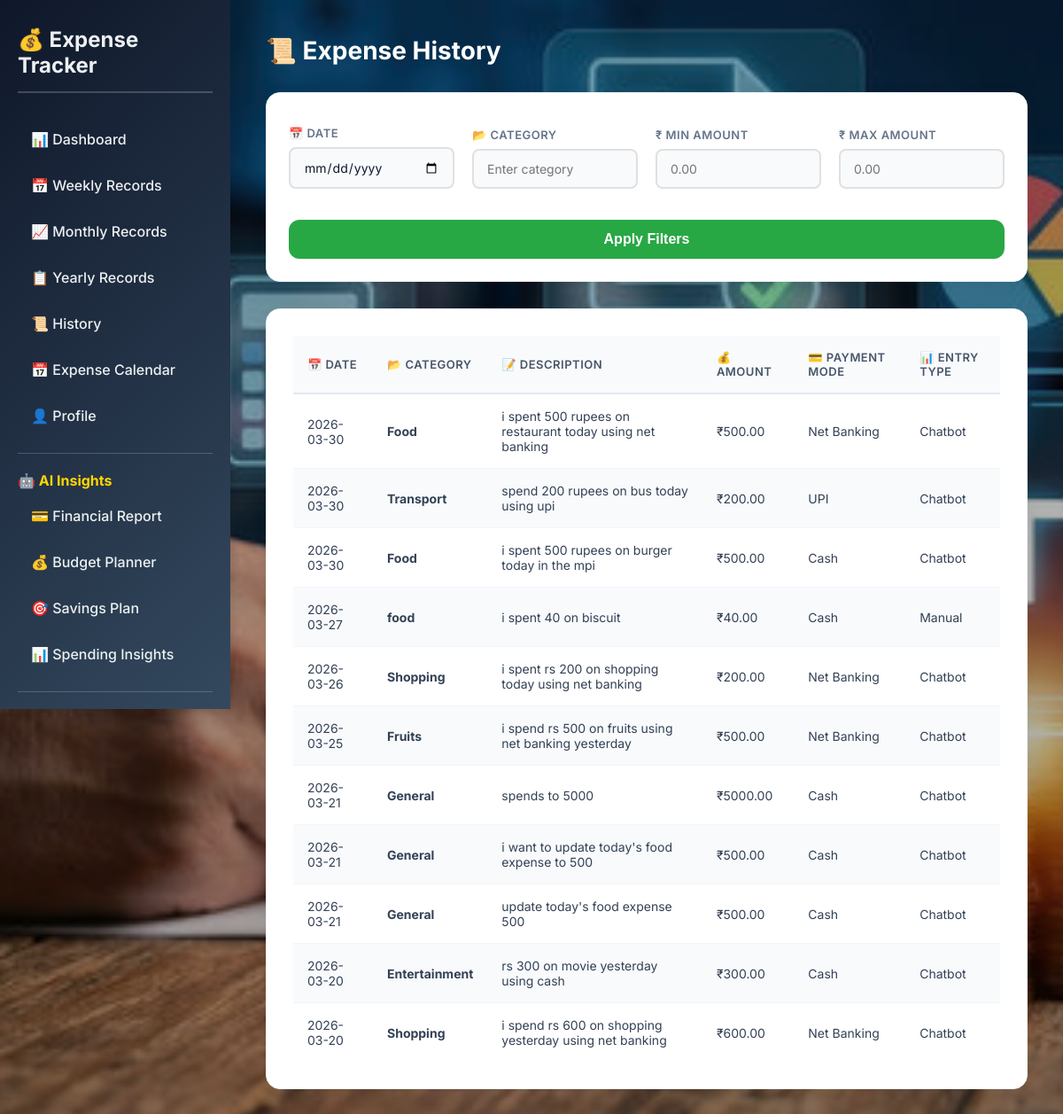
/history (signed in), run on an earlier commit of the app's database.
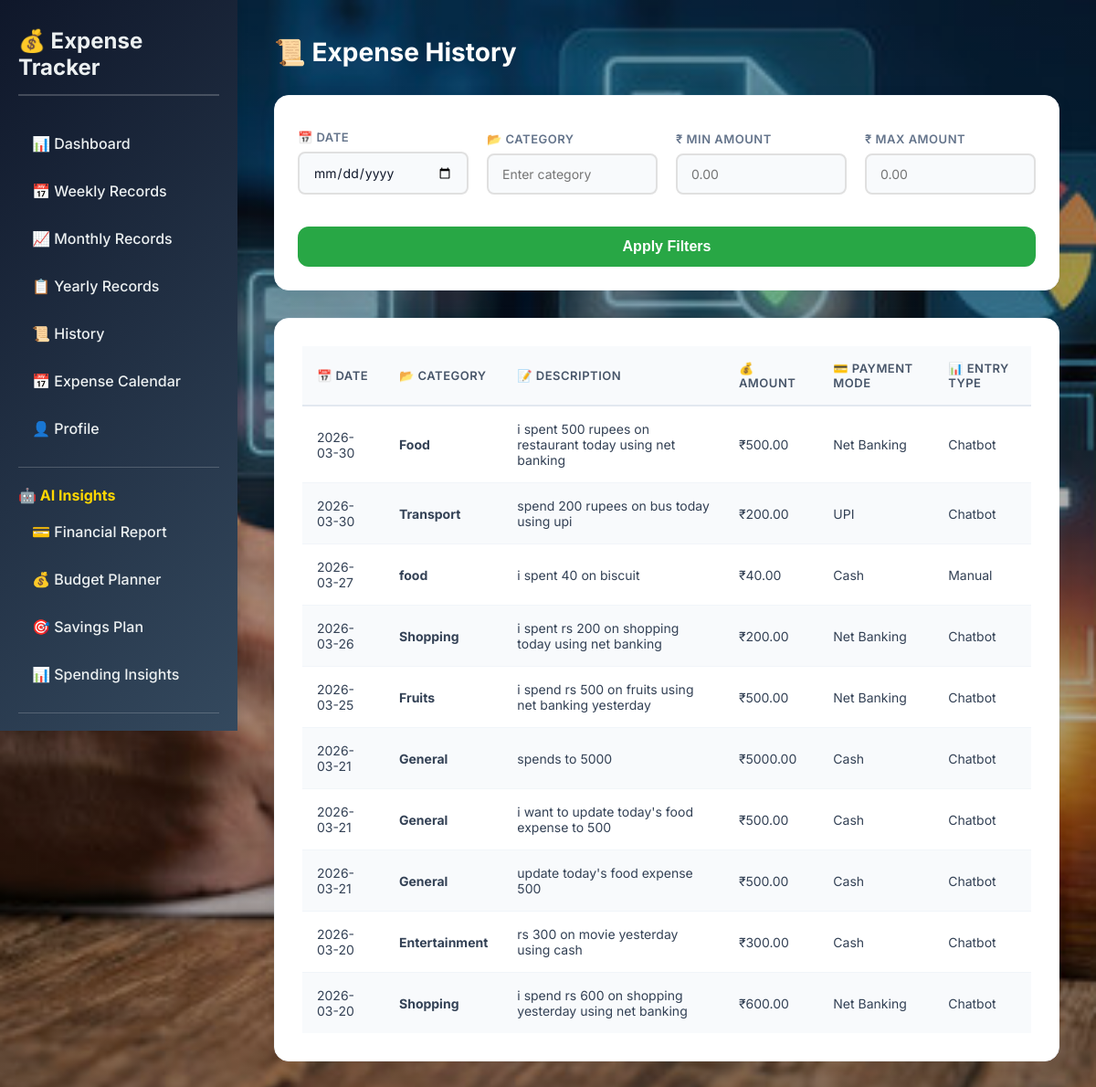
And on a later commit of the database.
### tables this page shows
CREATE TABLE expenses (
            id INTEGER PRIMARY KEY AUTOINCREMENT,
            user_id INTEGER NOT NULL,
            date TEXT NOT NULL,
            category TEXT NOT NULL,
            description TEXT NOT NULL,
            amount REAL NOT NULL,
            payment_mode TEXT NOT NULL,
            entry_type TEXT NOT NULL,
            FOREIGN KEY (user_id) REFERENCES users (id)
        );

### app.py (the view)
    def wrap(*args, **kwargs):
        if 'user_id' not in session:
            return redirect(url_for('login'))
        return f(*args, **kwargs)

### app.py (called while the page is built)
def get_db():
    db = sqlite3.connect('expense_tracker.db')
    db.row_factory = sqlite3.Row
    return db

def login_required(f):
    def wrap(*args, **kwargs):
        if 'user_id' not in session:
            return redirect(url_for('login'))
        return f(*args, **kwargs)
    wrap.__name__ = f.__name__
    return wrap

def get_user_expenses(user_id, start_date=None, end_date=None):
    db = get_db()
    query = 'SELECT * FROM expenses WHERE user_id = ?'
    params = [user_id]
    if start_date and end_date:
        query += ' AND date BETWEEN ? AND ?'
        params.extend([start_date, end_date])
    query += ' ORDER BY date DESC'
    return db.execute(query, params).fetchall()

@app.route('/history')
@login_required
def history():
    user_id = session['user_id']
    expenses = get_user_expenses(user_id)
    return render_template('history.html', expenses=expenses)

### templates/history.html (shortened to what this page needs)
{% extends "base.html" %}
{% block body_class %}history-page{% endblock %}
{% block extra_css %}
<link rel="stylesheet" href="{{ url_for('static', filename='css/history.css') }}">
{% endblock %}
{% block content %}
            <h1 style="color: white;">📜 Expense History</h1>
            <div class="filter-card">
                <div class="filter-group">
                    <label for="dateFilter">📅 Date</label>
                    <input type="date" id="dateFilter" class="modern-input">
                </div>
                <div class="filter-group">
                    <label for="categoryFilter">📂 Category</label>
                    <input type="text" id="categoryFilter" placeholder="Enter category" class="modern-input">
                </div>
                <div class="filter-group">
                    <label for="amountMin">₹ Min Amount</label>
                    <input type="number" id="amountMin" step="0.01" placeholder="0.00" class="modern-input">
                </div>
                <div class="filter-group">
                    <label for="amountMax">₹ Max Amount</label>
                    <input type="number" id="amountMax" step="0.01" placeholder="0.00" class="modern-input">
                </div>
                <div class="filter-action">
                    <button class="btn btn-filter" onclick="applyFilters()">Apply Filters</button>
                </div>
            </div>
            <div class="expense-table table-card">
                <table>
                    <thead>
                        <tr>
                            <th>📅 Date</th>
                            <th>📂 Category</th>
                            <th>📝 Description</th>
                            <th>💰 Amount</th>
                            <th>💳 Payment Mode</th>
                            <th>📊 Entry Type</th>
                        </tr>
                    </thead>
                    <tbody id="expenseTableBody">
                        {% for expense in expenses %}
                        <tr>
                            <td>{{ expense.date }}</td>
                            <td><strong>{{ expense.category }}</strong></td>
                            <td>{{ expense.description }}</td>
                            <td>₹{{ "%.2f"|format(expense.amount) }}</td>
                            <td>{{ expense.payment_mode }}</td>
                            <td>{{ expense.entry_type }}</td>
                        </tr>
                        {% endfor %}
                    </tbody>
                </table>
            </div>
        </div>
    </div>
{% endblock %}

### templates/base.html (shortened to what this page needs)
<!DOCTYPE html>
<html lang="en">
<head>
    <link rel="stylesheet" href="{{ url_for('static', filename='css/base.css') }}">
    <link rel="stylesheet" href="{{ url_for('static', filename='css/chatbot.css') }}">
    {% block extra_css %}{% endblock %}
</head>
<body class="{% block body_class %}{% endblock %}">
    <div class="dashboard">
        <div class="sidebar">
            <h2>💰 Expense Tracker</h2>
            <ul>
                <li><a href="{{ url_for('dashboard') }}">📊 Dashboard</a></li>
                <li><a href="{{ url_for('weekly_records') }}">📅 Weekly Records</a></li>
                <li><a href="{{ url_for('records') }}">📈 Monthly Records</a></li>
                <li><a href="{{ url_for('yearly_records') }}">📋 Yearly Records</a></li>
                <li><a href="{{ url_for('history') }}">📜 History</a></li>
                <li><a href="{{ url_for('expense_calendar') }}">📅 Expense Calendar</a></li>
                <li><a href="{{ url_for('profile') }}">👤 Profile</a></li>
                <li style="margin-top: 20px; padding-top: 20px; border-top: 1px solid rgba(255,255,255,0.2);">
                    <strong style="color: #ffd700;">🤖 AI Insights</strong>
                </li>
                <li><a href="{{ url_for('ai_financial_report') }}">💳 Financial Report</a></li>
                <li><a href="{{ url_for('ai_budget_planner') }}">💰 Budget Planner</a></li>
                <li><a href="{{ url_for('ai_savings_plan') }}">🎯 Savings Plan</a></li>
                <li><a href="{{ url_for('ai_spending_insights') }}">📊 Spending Insights</a></li>
                <li style="margin-top: 20px; padding-top: 20px; border-top: 1px solid rgba(255,255,255,0.2);">
                </li>
            </ul>
        </div>
        <div class="main-content">
            {% block content %}{% endblock %}
</body>
</html>

### static/css/base.css (style rules this page uses)
:root { --primary-color: #0f172a; --secondary-color: #3b82f6; --accent-color: #ef4444; --success-color: #10b981; --light-bg: #f8fafc; --card-shadow: 0 4px 20px rgba(0, 0, 0, 0.05); --transition: all 0.3s ease; --border-radius: 16px; --form-height: 48px; }
* { box-sizing: border-box; }
html { scroll-behavior: smooth; }
body { font-family: 'Inter', -apple-system, BlinkMacSystemFont, "Segoe UI", sans-serif; margin: 0; padding: 0; background-color: var(--light-bg); color: var(--primary-color); }
.btn, button { background: var(--secondary-color); color: white; border: none; padding: 12px 20px; border-radius: 8px; font-size: 16px; font-weight: 600; cursor: pointer; transition: var(--transition); height: var(--form-height); min-width: 120px; }
label { font-weight: 600; margin-top: 12px; margin-bottom: 6px; color: var(--primary-color); }
input[type="text"], input[type="email"], input[type="password"], input[type="number"], input[type="date"], input[type="file"], select, textarea { padding: 12px 15px; border: 2px solid #e0e0e0; border-radius: 8px; font-size: 14px; margin-bottom: 15px; transition: var(--transition); font-family: inherit; }
body.history-page { background-image: linear-gradient(rgba(0, 0, 0, 0.3), rgba(0, 0, 0, 0.3)), url('../images/img.jpg'); background-size: cover; background-position: center; background-attachment: fixed; background-repeat: no-repeat; }
.dashboard { display: flex; min-height: 100vh; background-color: transparent; }
.sidebar { width: 260px; background: linear-gradient(135deg, var(--primary-color) 0%, #34495e 100%); color: white; padding: 30px 20px; box-shadow: 2px 0 10px rgba(0, 0, 0, 0.1); overflow-y: auto; position: sticky; top: 0; height: 100vh; }
.sidebar h2 { margin: 0 0 30px 0; font-size: 24px; color: #ecf0f1; padding-bottom: 15px; border-bottom: 2px solid rgba(255, 255, 255, 0.2); }
.sidebar ul { list-style-type: none; padding: 0; margin: 0; }
.sidebar li { margin: 0; }
.sidebar a { display: block; color: #ecf0f1; text-decoration: none; padding: 12px 15px; margin: 8px 0; border-radius: 6px; transition: var(--transition); font-weight: 500; }
.main-content { flex: 1; padding: 40px; overflow-y: auto; background: transparent; max-width: 1400px; margin: 0 auto; }
.main-content h1 { color: var(--primary-color); margin: 0 0 30px 0; font-size: 28px; font-weight: 700; }
.expense-table, .expense-form, .filters { background: #ffffff; padding: 30px; border-radius: var(--border-radius); box-shadow: var(--card-shadow); margin-bottom: 30px; border: 1px solid #f1f5f9; }
.expense-table { overflow-x: auto; }
table { width: 100%; border-collapse: collapse; }
table thead { background-color: #f8fafc; color: #475569; }
th { padding: 16px; text-align: left; font-weight: 600; text-transform: uppercase; font-size: 13px; letter-spacing: 0.5px; border-bottom: 2px solid #e2e8f0; }
td { padding: 16px; border-bottom: 1px solid #f1f5f9; color: #334155; font-size: 14px; }
tbody tr { transition: all 0.2s ease; position: relative; z-index: 1; }
tbody tr:nth-child(even) { background-color: #f8fafc; }
tbody tr:last-child td { border-bottom: none; }

### static/css/history.css (style rules this page uses)
.filter-card { background: #ffffff; padding: 25px; border-radius: var(--border-radius); box-shadow: var(--card-shadow); margin-bottom: 30px; border: 1px solid #f1f5f9; display: flex; gap: 20px; align-items: flex-end; flex-wrap: wrap; transition: all 0.3s ease; }
.filter-group { display: flex; flex-direction: column; flex: 1; min-width: 160px; }
.filter-group label { margin-bottom: 8px; font-weight: 600; color: #64748b; font-size: 13px; text-transform: uppercase; letter-spacing: 0.5px; }
.modern-input { padding: 12px 16px; border: 1px solid #cbd5e1; border-radius: 10px; font-size: 14px; transition: all 0.2s; background: #f8fafc; font-family: inherit; color: var(--primary-color); }
.filter-action { display: flex; justify-content: flex-end; flex: 1; min-width: 160px; }
.btn-filter { background-color: #28a745; color: white; border: none; padding: 14px 28px; border-radius: 12px; font-weight: 600; cursor: pointer; transition: all 0.2s ease; height: 44px; display: inline-flex; align-items: center; justify-content: center; width: 100%; }
.table-card { background: #ffffff; padding: 30px; border-radius: var(--border-radius); box-shadow: var(--card-shadow); margin-bottom: 30px; border: 1px solid #f1f5f9; }

What changed in the data, as far as the page shows it:
removed expenses: date "2026-03-30", category "Food", description "i spent 500 rupees on burger today in the mpi", amount "500.00", payment_mode "Cash", entry_type "Chatbot"
